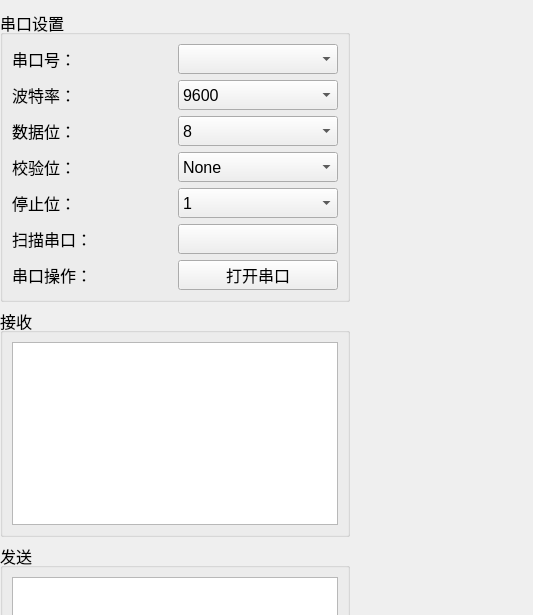
<?xml version="1.0" encoding="UTF-8"?>
<ui version="4.0">
 <class>window</class>
 <widget class="QWidget" name="window">
  <property name="geometry">
   <rect>
    <x>0</x>
    <y>0</y>
    <width>533</width>
    <height>615</height>
   </rect>
  </property>
  <property name="windowTitle">
   <string>Form</string>
  </property>
  <widget class="QWidget" name="widget" native="true">
   <property name="geometry">
    <rect>
     <x>0</x>
     <y>10</y>
     <width>350</width>
     <height>800</height>
    </rect>
   </property>
   <property name="sizePolicy">
    <sizepolicy hsizetype="Fixed" vsizetype="Fixed">
     <horstretch>0</horstretch>
     <verstretch>0</verstretch>
    </sizepolicy>
   </property>
   <property name="minimumSize">
    <size>
     <width>350</width>
     <height>800</height>
    </size>
   </property>
   <property name="maximumSize">
    <size>
     <width>350</width>
     <height>800</height>
    </size>
   </property>
   <layout class="QVBoxLayout" name="verticalLayout">
    <item>
     <widget class="QGroupBox" name="groupBox_3">
      <property name="font">
       <font>
        <family>Microsoft YaHei UI</family>
        <pointsize>12</pointsize>
        <weight>50</weight>
        <bold>false</bold>
       </font>
      </property>
      <property name="title">
       <string>串口设置</string>
      </property>
      <layout class="QGridLayout" name="gridLayout_4">
       <item row="0" column="4">
        <widget class="QComboBox" name="comBox_serialPortName">
         <property name="minimumSize">
          <size>
           <width>80</width>
           <height>30</height>
          </size>
         </property>
         <property name="styleSheet">
          <string notr="true"/>
         </property>
        </widget>
       </item>
       <item row="1" column="4">
        <widget class="QComboBox" name="bradBox">
         <property name="minimumSize">
          <size>
           <width>80</width>
           <height>30</height>
          </size>
         </property>
         <item>
          <property name="text">
           <string>9600</string>
          </property>
         </item>
         <item>
          <property name="text">
           <string>14400</string>
          </property>
         </item>
         <item>
          <property name="text">
           <string>19200</string>
          </property>
         </item>
         <item>
          <property name="text">
           <string>38400</string>
          </property>
         </item>
         <item>
          <property name="text">
           <string>57600</string>
          </property>
         </item>
         <item>
          <property name="text">
           <string>115200</string>
          </property>
         </item>
         <item>
          <property name="text">
           <string>128000</string>
          </property>
         </item>
        </widget>
       </item>
       <item row="6" column="4">
        <widget class="QPushButton" name="openSerialButton">
         <property name="minimumSize">
          <size>
           <width>80</width>
           <height>30</height>
          </size>
         </property>
         <property name="styleSheet">
          <string notr="true"/>
         </property>
         <property name="text">
          <string>打开串口</string>
         </property>
        </widget>
       </item>
       <item row="4" column="0">
        <widget class="QLabel" name="label_5">
         <property name="text">
          <string>停止位：</string>
         </property>
        </widget>
       </item>
       <item row="1" column="0">
        <widget class="QLabel" name="label_2">
         <property name="text">
          <string>波特率：</string>
         </property>
        </widget>
       </item>
       <item row="0" column="0">
        <widget class="QLabel" name="label">
         <property name="frameShape">
          <enum>QFrame::NoFrame</enum>
         </property>
         <property name="text">
          <string>串口号：</string>
         </property>
        </widget>
       </item>
       <item row="2" column="4">
        <widget class="QComboBox" name="dataBitsBox">
         <property name="minimumSize">
          <size>
           <width>80</width>
           <height>30</height>
          </size>
         </property>
         <item>
          <property name="text">
           <string>8</string>
          </property>
         </item>
         <item>
          <property name="text">
           <string>7</string>
          </property>
         </item>
         <item>
          <property name="text">
           <string>6</string>
          </property>
         </item>
         <item>
          <property name="text">
           <string>5</string>
          </property>
         </item>
        </widget>
       </item>
       <item row="6" column="0">
        <widget class="QLabel" name="label_6">
         <property name="text">
          <string>串口操作：</string>
         </property>
        </widget>
       </item>
       <item row="4" column="4">
        <widget class="QComboBox" name="stopBitsBox">
         <property name="minimumSize">
          <size>
           <width>80</width>
           <height>30</height>
          </size>
         </property>
         <property name="styleSheet">
          <string notr="true"/>
         </property>
         <item>
          <property name="text">
           <string>1</string>
          </property>
         </item>
         <item>
          <property name="text">
           <string>1.5</string>
          </property>
         </item>
         <item>
          <property name="text">
           <string>2</string>
          </property>
         </item>
        </widget>
       </item>
       <item row="2" column="0">
        <widget class="QLabel" name="label_3">
         <property name="text">
          <string>数据位：</string>
         </property>
        </widget>
       </item>
       <item row="3" column="0">
        <widget class="QLabel" name="label_4">
         <property name="text">
          <string>校验位：</string>
         </property>
        </widget>
       </item>
       <item row="3" column="4">
        <widget class="QComboBox" name="parityBox">
         <property name="minimumSize">
          <size>
           <width>80</width>
           <height>30</height>
          </size>
         </property>
         <property name="font">
          <font>
           <family>Microsoft JhengHei UI</family>
           <pointsize>12</pointsize>
          </font>
         </property>
         <item>
          <property name="text">
           <string>None</string>
          </property>
         </item>
         <item>
          <property name="text">
           <string>Even</string>
          </property>
         </item>
         <item>
          <property name="text">
           <string>Mark</string>
          </property>
         </item>
         <item>
          <property name="text">
           <string>Odd</string>
          </property>
         </item>
        </widget>
       </item>
       <item row="5" column="0">
        <widget class="QLabel" name="label_7">
         <property name="text">
          <string>扫描串口：</string>
         </property>
        </widget>
       </item>
       <item row="5" column="4">
        <widget class="QPushButton" name="openSerialButton_searchport">
         <property name="minimumSize">
          <size>
           <width>80</width>
           <height>30</height>
          </size>
         </property>
         <property name="styleSheet">
          <string notr="true"/>
         </property>
         <property name="text">
          <string/>
         </property>
        </widget>
       </item>
      </layout>
     </widget>
    </item>
    <item>
     <widget class="QGroupBox" name="groupBox_2">
      <property name="font">
       <font>
        <family>Microsoft YaHei UI</family>
        <pointsize>12</pointsize>
        <weight>50</weight>
        <bold>false</bold>
       </font>
      </property>
      <property name="title">
       <string>接收</string>
      </property>
      <layout class="QGridLayout" name="gridLayout_5">
       <item row="0" column="1">
        <widget class="QTextBrowser" name="serialDataRead">
         <property name="minimumSize">
          <size>
           <width>0</width>
           <height>25</height>
          </size>
         </property>
         <property name="maximumSize">
          <size>
           <width>16777215</width>
           <height>16777215</height>
          </size>
         </property>
         <property name="styleSheet">
          <string notr="true"/>
         </property>
        </widget>
       </item>
      </layout>
     </widget>
    </item>
    <item>
     <widget class="QGroupBox" name="groupBox">
      <property name="font">
       <font>
        <family>Microsoft YaHei UI</family>
        <pointsize>12</pointsize>
        <weight>50</weight>
        <bold>false</bold>
       </font>
      </property>
      <property name="title">
       <string>发送</string>
      </property>
      <layout class="QGridLayout" name="gridLayout">
       <item row="0" column="0">
        <widget class="QPlainTextEdit" name="plainTextEdit"/>
       </item>
       <item row="1" column="0">
        <widget class="QPushButton" name="pushButton">
         <property name="text">
          <string>发送</string>
         </property>
        </widget>
       </item>
      </layout>
     </widget>
    </item>
   </layout>
  </widget>
 </widget>
 <resources/>
 <connections/>
</ui>
